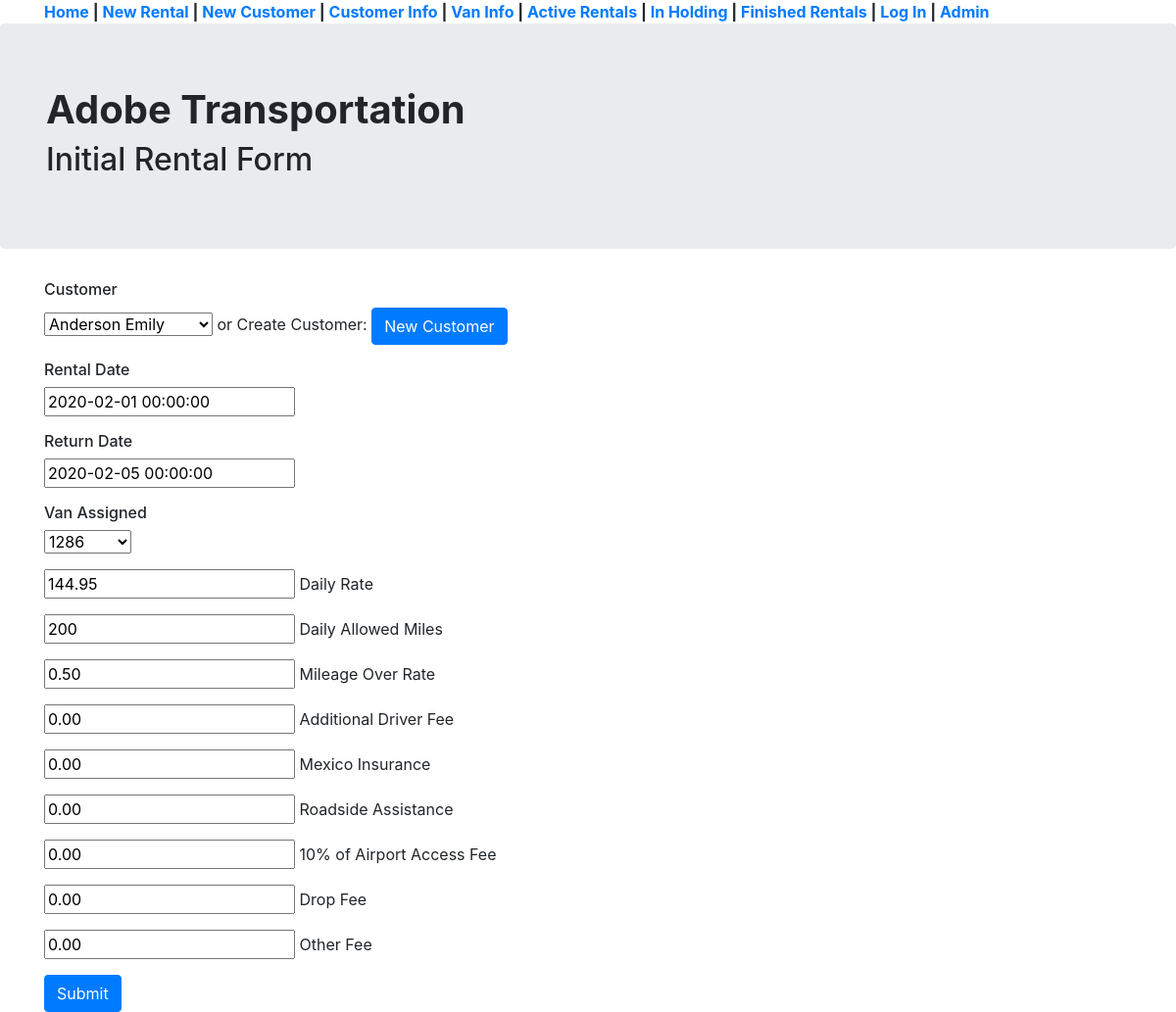
Page /update_rental/8 on the committed database.
### basic_app/models.py (models this page shows, shortened)
class Rental(models.Model):
	active_inactive = (('InA', 'Inactive'), ('ACT', 'Active'), ('InH', 'In Holding'), ('Cmp', 'Completed'), ('OpR', 'Open Rental'))
	gas_gage = (('F', 'Full'), ('7/8', '7/8'), ('3/4', '3/4'), ('5/8', '5/8'), ('H', 'Half'),('3/8', '3/8'), ('1/4', '1/4'), ('1/8', '1/8'), ('E', 'Empty'))
	yes_and_no = (('Y', 'YES'), ('N', 'NO'))
	customer = models.ForeignKey(Customer, on_delete=models.CASCADE, null=False)
	rental_date = models.DateTimeField(blank=True, null=False, auto_now_add=False)
	return_date = models.DateTimeField(blank=True, null=False, auto_now_add=False)
	van_rented = models.ForeignKey(Van, on_delete=models.CASCADE, blank=True, null=False)
	status_type = models.CharField(max_length=10, blank=False, choices=active_inactive)
	daily_rate = models.DecimalField(max_digits=6, decimal_places=2, default=144.95, blank=True, null=False)
	allowed_daily_miles = models.PositiveIntegerField(default=200, blank=True, null=False)
	mileage_over_rate = models.DecimalField(max_digits=6, decimal_places=2, default=0.50, blank=True, null=False)
	additional_driver_fee = models.DecimalField(max_digits=6, decimal_places=2, blank=True, null=False, default=0)
	mexico_insurance = models.DecimalField(max_digits=6, decimal_places=2, blank=True, null=False, default=0)
	roadside_assistance = models.DecimalField(max_digits=6, decimal_places=2, blank=True, null=False, default=0)
	lic_class = (('A', 'Class A'), ('B', 'Class B'), ('C', 'Class C'), ('D', 'Class D-Operator'))
	additional_driver_01_first_name = models.CharField(max_length=32, blank=True, null=False)
	additional_driver_01_last_name = models.CharField(max_length=32, blank=True, null=False)
	additional_driver_01_phone = models.CharField(max_length=32, blank=True, null=False)
	additional_driver_01_email = models.EmailField(blank=True)
	additional_driver_01_z_code = models.CharField(max_length=10, blank=True, null=False)
	additional_driver_01_d_lic_num = models.CharField(max_length=56, blank=True)
	additional_driver_01_d_lic_class = models.CharField(max_length=1, choices=lic_class, blank=True, null=False)
	additional_driver_01_d_lic_exp = models.CharField(max_length=56, blank=True)
	additional_driver_01_d_dob = models.CharField(max_length=56, blank=True)
	additional_driver_02_first_name = models.CharField(max_length=32, blank=True, null=False)
	additional_driver_02_last_name = models.CharField(max_length=32, blank=True, null=False)
	additional_driver_02_phone = models.CharField(max_length=32, blank=True, null=False)
	additional_driver_02_email = models.EmailField(blank=True)
	additional_driver_02_z_code = models.CharField(max_length=10, blank=True, null=False)
	additional_driver_02_d_lic_num = models.CharField(max_length=56, blank=True)
	additional_driver_02_d_lic_class = models.CharField(max_length=1, choices=lic_class, blank=True, null=False)
	additional_driver_02_d_lic_exp = models.CharField(max_length=56, blank=True)
	additional_driver_02_d_dob = models.CharField(max_length=56, blank=True)
	surcharge = models.DecimalField(max_digits=6, decimal_places=2, default=4.50, null=False)
	lic_tax = models.DecimalField(max_digits=4, decimal_places=3, default=0.05, null=False)
	city_sales_tax = models.DecimalField(max_digits=4, decimal_places=3, default=0.081, null=False)
	airport_access_fee = models.DecimalField(max_digits=6, decimal_places=2, blank=True, null=False, default=0)
	drop_fee = models.DecimalField(max_digits=6, decimal_places=2, blank=True, null=False, default=0)
	date_returned = models.DateTimeField(blank=True, null=True, auto_now_add=False)
	late_charge = models.DecimalField(max_digits=6, decimal_places=2, blank=True, null=False, default=0)
	miles_over_fee = models.DecimalField(max_digits=6, decimal_places=2, blank=True, null=False, default=0)
	cleaning_fee = models.DecimalField(max_digits=6, decimal_places=2, blank=True, null=False, default=0)
	other_fee = models.DecimalField(max_digits=6, decimal_places=2, blank=True, null=False, default=0)
	fuel_charge = models.DecimalField(max_digits=6, decimal_places=2, blank=True, null=False, default=0)
	notes = models.TextField(blank=True, null=False)
	gas_out = models.CharField(max_length=3, choices=gas_gage, blank=True, null=False, default='Full')
	odometer_out = models.PositiveIntegerField(default=0, blank=True, null=False)
	van_out_text = models.TextField(blank=True, null=False)
	odometer_in = models.PositiveIntegerField(default=0, null=False, blank=True)
	gas_in = models.CharField(max_length=3, choices=gas_gage, blank=True, null=False)
	van_in_text = models.TextField(blank=True, null=False)
	damage_type = (('0', 'Undamaged'), ('1', 'Damaged'), ('2', 'Preexisting Damage') )
	windshield_out = models.CharField(max_length=1, choices=damage_type, blank=True)
	grill_out = models.CharField(max_length=1, choices=damage_type, blank=True)
	front_bumper_out = models.CharField(max_length=1, choices=damage_type, blank=True)
	rear_bumper_out = models.CharField(max_length=1, choices=damage_type, blank=True)
	backdoor_out = models.CharField(max_length=1, choices=damage_type, blank=True)
	backdoor_widow_out = models.CharField(max_length=1, choices=damage_type, blank=True)
	seats_out = models.CharField(max_length=1, choices=damage_type, blank=True)
	carpet_out = models.CharField(max_length=1, choices=damage_type, blank=True)
	driver_side_seat_out = models.CharField(max_length=1, choices=damage_type, blank=True)
	driver_side_front_tire_out = models.CharField(max_length=1, choices=damage_type, blank=True)
	driver_side_rear_tire_out = models.CharField(max_length=1, choices=damage_type, blank=True)
	driver_side_window_out = models.CharField(max_length=1, choices=damage_type, blank=True)
	driver_side_rear_window_out = models.CharField(max_length=1, choices=damage_type, blank=True)
	driver_side_mid_window_out = models.CharField(max_length=1, choices=damage_type, blank=True)
	driver_side_front_quarter_panel_out = models.CharField(max_length=1, choices=damage_type, blank=True)
	driver_side_mid_panel_out = models.CharField(max_length=1, choices=damage_type, blank=True)
	driver_side_rear_quarter_panel_out = models.CharField(max_length=1, choices=damage_type, blank=True)
	pass_side_seat_out = models.CharField(max_length=1, choices=damage_type, blank=True)
	pass_side_front_tire_out = models.CharField(max_length=1, choices=damage_type, blank=True)
	pass_side_rear_tire_out = models.CharField(max_length=1, choices=damage_type, blank=True)
	pass_side_window_out = models.CharField(max_length=1, choices=damage_type, blank=True)
	pass_side_rear_window_out = models.CharField(max_length=1, choices=damage_type, blank=True)
	pass_side_mid_window_out = models.CharField(max_length=1, choices=damage_type, blank=True)
	pass_side_front_quarter_panel_out = models.CharField(max_length=1, choices=damage_type, blank=True)
	pass_side_mid_panel_out = models.CharField(max_length=1, choices=damage_type, blank=True)
	pass_side_rear_quarter_panel_out = models.CharField(max_length=1, choices=damage_type, blank=True)
	windshield_retrun = models.CharField(max_length=1, choices=damage_type, blank=True)
	grill_retrun = models.CharField(max_length=1, choices=damage_type, blank=True)
	front_bumper_retrun = models.CharField(max_length=1, choices=damage_type, blank=True)
	rear_bumper_retrun = models.CharField(max_length=1, choices=damage_type, blank=True)
	backdoor_retrun = models.CharField(max_length=1, choices=damage_type, blank=True)
	backdoor_widow_retrun = models.CharField(max_length=1, choices=damage_type, blank=True)
	seats_retrun = models.CharField(max_length=1, choices=damage_type, blank=True)
	carpet_retrun = models.CharField(max_length=1, choices=damage_type, blank=True)
	driver_side_seat_retrun = models.CharField(max_length=1, choices=damage_type, blank=True)
	driver_side_front_tire_retrun = models.CharField(max_length=1, choices=damage_type, blank=True)
	driver_side_rear_tire_retrun = models.CharField(max_length=1, choices=damage_type, blank=True)
	driver_side_window_retrun = models.CharField(max_length=1, choices=damage_type, blank=True)
	driver_side_rear_window_retrun = models.CharField(max_length=1, choices=damage_type, blank=True)
	driver_side_mid_window_retrun = models.CharField(max_length=1, choices=damage_type, blank=True)
	driver_side_front_quarter_panel_retrun = models.CharField(max_length=1, choices=damage_type, blank=True)
	driver_side_mid_panel_retrun = models.CharField(max_length=1, choices=damage_type, blank=True)
	driver_side_rear_quarter_panel_retrun = models.CharField(max_length=1, choices=damage_type, blank=True)
	pass_side_seat_retrun = models.CharField(max_length=1, choices=damage_type, blank=True)
	pass_side_front_tire_retrun = models.CharField(max_length=1, choices=damage_type, blank=True)
	pass_side_rear_tire_retrun = models.CharField(max_length=1, choices=damage_type, blank=True)
	pass_side_window_retrun = models.CharField(max_length=1, choices=damage_type, blank=True)
	pass_side_rear_window_retrun = models.CharField(max_length=1, choices=damage_type, blank=True)
	pass_side_mid_window_retrun = models.CharField(max_length=1, choices=damage_type, blank=True)
	pass_side_front_quarter_panel_retrun = models.CharField(max_length=1, choices=damage_type, blank=True)
	pass_side_mid_panel_retrun = models.CharField(max_length=1, choices=damage_type, blank=True)
	pass_side_rear_quarter_panel_retrun = models.CharField(max_length=1, choices=damage_type, blank=True)

### basic_app/views.py (the view)
# urls.py: path('update_rental/<int:pk>', views.RentalUpdateView.as_view(), name='update_rental'),
class RentalUpdateView(UpdateView):
	fields = ('customer',
		'rental_date',
		'return_date',
		'van_rented',
		'daily_rate',
		'allowed_daily_miles',
		'mileage_over_rate',
		'additional_driver_fee',
		'mexico_insurance',
		'roadside_assistance',
		'airport_access_fee',
		'drop_fee',
		'other_fee')
	model = models.Rental

### basic_app/models.py (called while the page is built)
	def __str__(self):
		output = f'{self.last_name}   {self.first_name}'
		return output

	def __str__(self):
		return	self.van_num

### basic_app/templates/basic_app/rental_form.html (shortened to what this page needs)
{% extends 'basic_app/base.html' %}
	{% block active_rentals %}
<div class="container"><h1><b>Adobe Transportation</b></h1><h2>Initial Rental Form</h2></div>
	{% endblock %}
{% block body_content %}
<form method="POST">
	<h6> Customer</h6><p>{{ form.customer }} or Create Customer: <a class="btn btn-primary" href="{% url 'basic_app:create_customer' %} ">New Customer</a></p>
	<h6>Rental Date</h6><p>{{ form.rental_date }}</p>
	<h6>Return Date</h6><p>{{ form.return_date }}</p>
	<h6>Van Assigned</h6><p>{{ form.van_rented }}</p>
	<p>{{ form.daily_rate }} Daily Rate</p>
	<p>{{ form.allowed_daily_miles }} Daily Allowed Miles</p>
	<p>{{ form.mileage_over_rate }} Mileage Over Rate</p>
	<p>{{ form.additional_driver_fee }} Additional Driver Fee</p>
	<p>{{ form.mexico_insurance }} Mexico Insurance</p>
	<p>{{ form.roadside_assistance }} Roadside Assistance</p>
	<p>{{ form.airport_access_fee }} 10% of Airport Access Fee</p>
	<p>{{ form.drop_fee }} Drop Fee</p>
	<p>{{ form.other_fee }} Other Fee</p>
<input type="submit" class="btn btn-primary" value="Submit" name="">
</form>
{% endblock %}

### rows in the picture
Rental: customer "Anderson Emily", rental_date "2020-02-01 00:00:00", return_date "2020-02-05 00:00:00", van_rented "1286", daily_rate "144.95", allowed_daily_miles "200", mileage_over_rate "0.50", additional_driver_fee "0.00", mexico_insurance "0.00", roadside_assistance "0.00", airport_access_fee "0.00", drop_fee "0.00", other_fee "0.00"
